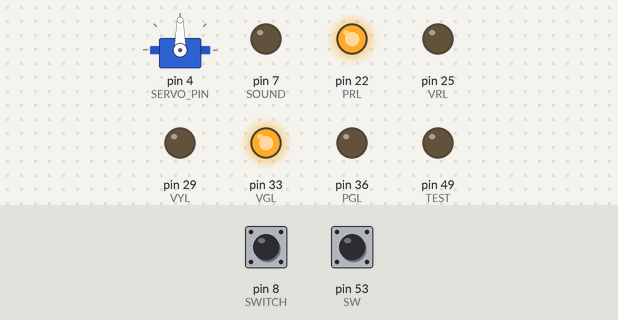
Simulated run of this sketch. Board: Arduino Mega 2560, built with avr-gcc and run on an emulated ATmega2560. Shown: servo, output pins drawn as LEDs (lit = HIGH). The inputs (shaded band) are chosen by the test bench; at power-on: pin 53 (SW) HIGH, pin 8 (SWITCH) HIGH.

Above: at 1.2 s.
1.3 s: pin 53 (SW) pulled LOW for 0.15 s
At 2.1 s:
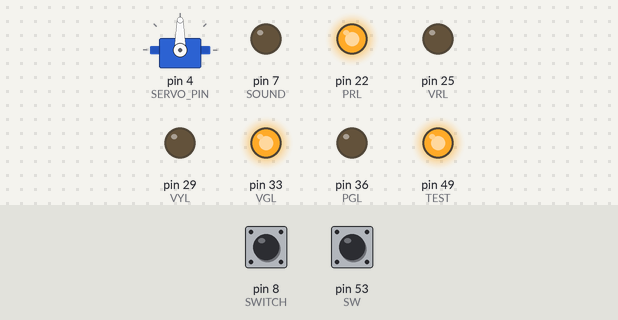
4.4 s: pin 53 (SW) pulled LOW for 3.2 s
At 7.5 s:
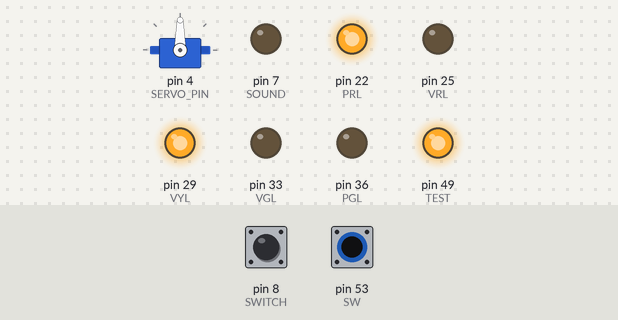
At 9.5 s:
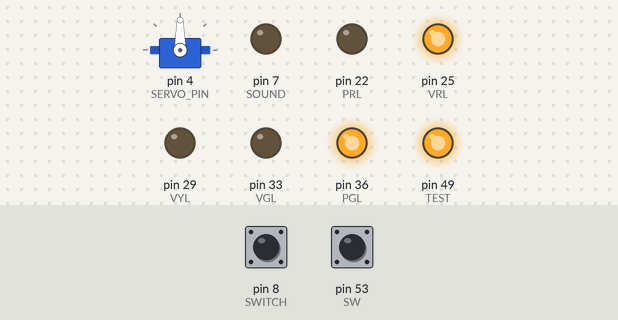
Timing chart, 0 to 29.5 s (numbered marks = the images above; inputs shaded):
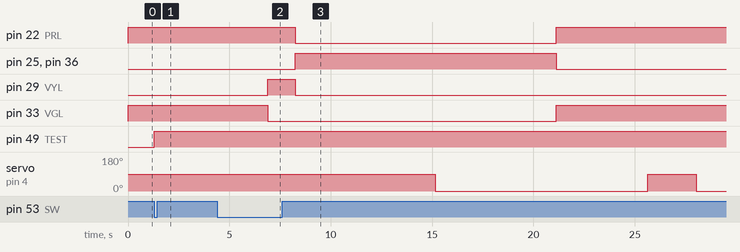

The sketch:

SW_SERVO_TRAFFIC.ino
```cpp
#include <Servo.h>

#define VRL 25
#define VYL 29
#define VGL 33
#define PRL 22
#define PGL 36
#define SW 53
#define TEST 49
#define SWITCH 8
#define SOUND 7
#define SERVO_PIN 4

Servo servo;

void setup()
{
  pinMode(VRL, OUTPUT);
  pinMode(VYL, OUTPUT);
  pinMode(VGL, OUTPUT);
  pinMode(PRL, OUTPUT);
  pinMode(PGL, OUTPUT);
  pinMode(TEST, OUTPUT);
  pinMode(SWITCH, INPUT);
  pinMode(SOUND, OUTPUT);
  pinMode(SERVO_PIN, INPUT);
  servo.attach(SERVO_PIN);

}

void keep_VGL_on();
void VTimeTaken(unsigned long VTT, int* PSW);
void OnOthers(unsigned long VTT[3]);
void turnSound(int);
void count_time(int);

void loop()
{
  // 0 : RED
  // 1 : GREEN
  // 2 : YELLOW
  unsigned long VTT[3] = {5000, 3000, 1000};
  static int VCount = 0;
  static int save_SW;
  int* PSW = &save_SW;
  keep_VGL_on();

  VTimeTaken(VTT[VCount], PSW);

  if (VCount == 0 && save_SW == 1)
      {
        save_SW = 0;
        digitalWrite(TEST, LOW);
        OnOthers(VTT);
      }
  if (VCount == 2)
    VCount = 0;
  else
    VCount++;


    //서보가 수평일때 == 0, 차 가능
  //서보가 수직일때 == 1, 차 불가능
  int is_servo_on = 0;

  int swValue;

  servo.write(90);
  is_servo_on = 1;
  count_time(is_servo_on);

  servo.write(0);
  is_servo_on = 0;
  count_time(is_servo_on);

}

void keep_VGL_on()
{
  digitalWrite(PRL, HIGH);
  digitalWrite(VGL, HIGH);
  digitalWrite(PGL, LOW);
  digitalWrite(VYL, LOW);
  digitalWrite(VRL, LOW);
}

void VTimeTaken(unsigned long VTT, int* PSW)
{
  unsigned long cur_time = 0, old_time = 0;
  unsigned long time_taken = 0;
  int swInput;

  while(time_taken < VTT)
  {
    old_time = millis();
    swInput = digitalRead(SW);
    if (swInput == LOW)
    {
      *PSW = 1;
      digitalWrite(TEST, HIGH);
    }
    cur_time = millis();
    time_taken += cur_time - old_time;
  }
}

void OnOthers(unsigned long VTT[3])
{
  int temp = 0;
  int *pTemp = &temp;
  digitalWrite(VYL, HIGH);
  digitalWrite(VGL, LOW);
  VTimeTaken(VTT[2], pTemp);
  digitalWrite(VYL, LOW);
  digitalWrite(VRL, HIGH);
  digitalWrite(PRL, LOW);
  digitalWrite(PGL, HIGH);
  VTimeTaken(VTT[1], pTemp);
}

void turnSound(int is_servo_on)
{

  int swValue = digitalRead(SWITCH);

  if(is_servo_on == 0 && swValue == LOW)
  {
    tone(SOUND, 523);
  }

  else
  {
    noTone(SOUND);
  }

}


void count_time(int is_servo_on)
{

  unsigned long cur_time = 0, old_time = 0;
  unsigned long time_taken = 0;

  if(is_servo_on == 1)
  {
    while(time_taken < 2000)
    {
      old_time = millis();
      turnSound(is_servo_on);
      cur_time = millis();
      time_taken += cur_time - old_time;
    }
  }

  else
  {
    while(time_taken < 5000)
    {
      old_time = millis();
      turnSound(is_servo_on);
      cur_time = millis();
      time_taken += cur_time - old_time;
    }
  }

}
```

Measured:
- after the input at 1.3 s, pin 49 (TEST): LOW → HIGH at once
- after the input at 4.4 s, pin 49 (TEST): stays HIGH (without the input it goes to LOW after 2.9 s)
